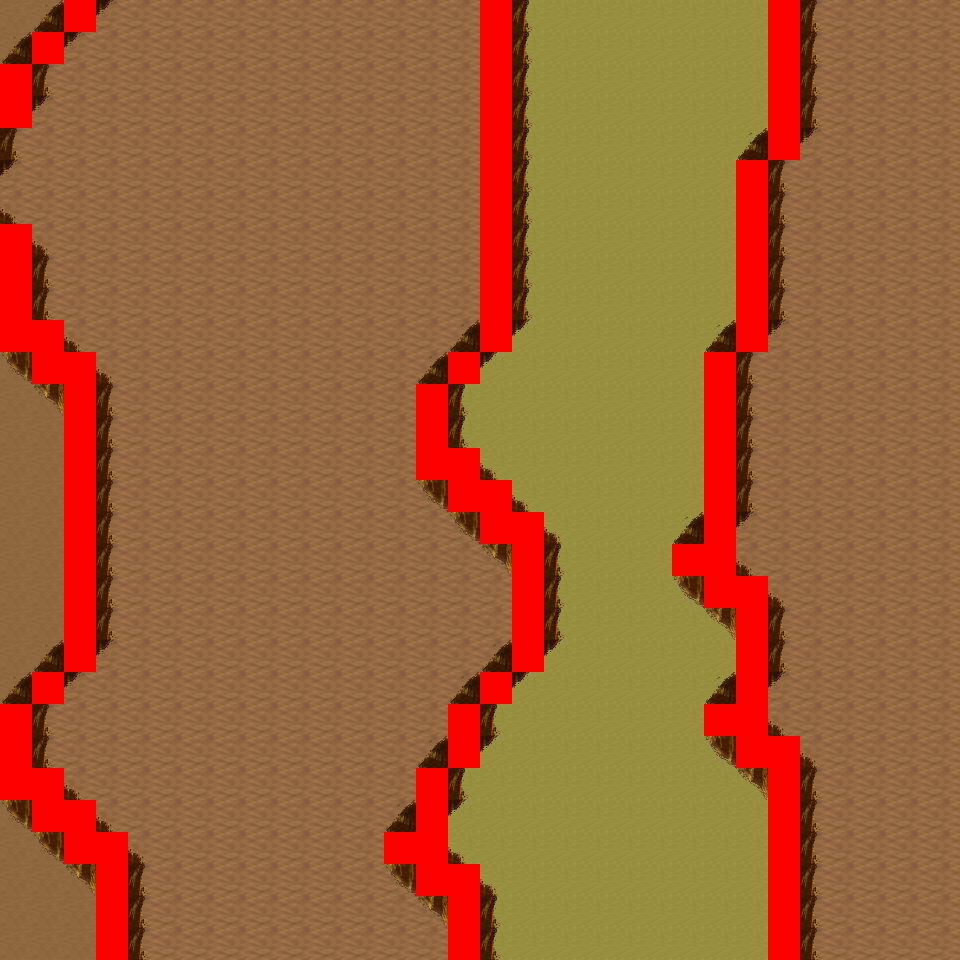

The image is a tile-based game level rendered from a .tmx file. Its description and source (layers, tilesets, objects; grid data summarised) follow:
An orthogonal 30x30 tile map with 32x32 px tiles, 6 tile layers (Ground, Object, Object2, Above, ...), 8 tilesets and 13 objects (13x mapExit).

<map version="1.0" orientation="orthogonal" renderorder="right-down" width="30" height="30" tilewidth="32" tileheight="32" nextobjectid="14">
  <tileset firstgid="1" name="tileset_logic_collision" tilewidth="32" tileheight="32" tilecount="1" columns="1">
    <image source="../drawable/tileset_logic_collision.png" width="32" height="32" />
  </tileset>
  <tileset firstgid="2" name="tileset_ground_ground" tilewidth="32" tileheight="32" tilecount="33" columns="3">
    <image source="../drawable/tileset_ground_ground.png" width="96" height="352" />
  </tileset>
  <tileset firstgid="35" name="tileset_ground_ridge_earth_pale" tilewidth="32" tileheight="32" tilecount="96" columns="12">
    <image source="../drawable/tileset_ground_ridge_earth_pale.png" width="384" height="256" />
  </tileset>
  <tileset firstgid="131" name="tileset_ground_ridge_earth_dark" tilewidth="32" tileheight="32" tilecount="96" columns="12">
    <image source="../drawable/tileset_ground_ridge_earth_dark.png" width="384" height="256" />
  </tileset>
  <tileset firstgid="227" name="tileset_terrain_desert" tilewidth="32" tileheight="32" tilecount="88" columns="8">
    <image source="../drawable/tileset_terrain_desert.png" width="256" height="352" />
  </tileset>
  <tileset firstgid="315" name="tileset_plant_tree_tree_darkgreen" tilewidth="32" tileheight="32" tilecount="88" columns="8">
    <image source="../drawable/tileset_plant_tree_tree_darkgreen.png" width="256" height="352" />
  </tileset>
  <tileset firstgid="403" name="tileset_plant_cactus_2" tilewidth="32" tileheight="32" tilecount="10" columns="5">
    <image source="../drawable/tileset_plant_cactus_2.png" width="160" height="64" />
  </tileset>
  <tileset firstgid="413" name="tileset_ground_sand_2" tilewidth="32" tileheight="32" tilecount="15" columns="5">
    <image source="../drawable/tileset_ground_sand_2.png" width="160" height="96" />
  </tileset>
  <layer name="Ground" width="30" height="30">
    <data>[900 cells, 900 non-empty, 3 distinct tile ids]</data>
  </layer>
  <layer name="Object" width="30" height="30">
    <data>[900 cells, 219 non-empty, 11 distinct tile ids]</data>
  </layer>
  <layer name="Object2" width="30" height="30">
    <data>[900 cells, 0 non-empty, 0 distinct tile ids]</data>
  </layer>
  <layer name="Above" width="30" height="30">
    <data>[900 cells, 0 non-empty, 0 distinct tile ids]</data>
  </layer>
  <layer name="Above2" width="30" height="30">
    <data>[900 cells, 0 non-empty, 0 distinct tile ids]</data>
  </layer>
  <layer name="Walkable" width="30" height="30">
    <data>[900 cells, 101 non-empty, 1 distinct tile ids]</data>
  </layer>
  <objectgroup name="MapEvents">
    <object id="1" name="north" type="mapExit" x="0" y="0" width="64" height="32">
      <properties>
        <property name="map" value="level_0_x1_y129" />
        <property name="x" value="0" />
        <property name="y" value="28" />
      </properties>
    </object>
    <object id="2" name="north2" type="mapExit" x="96" y="0" width="384" height="32">
      <properties>
        <property name="map" value="level_0_x1_y129" />
        <property name="x" value="3" />
        <property name="y" value="28" />
      </properties>
    </object>
    <object id="3" name="north3" type="mapExit" x="512" y="0" width="256" height="32">
      <properties>
        <property name="map" value="level_0_x1_y129" />
        <property name="x" value="16" />
        <property name="y" value="28" />
      </properties>
    </object>
    <object id="4" name="north4" type="mapExit" x="800" y="0" width="160" height="32">
      <properties>
        <property name="map" value="level_0_x1_y129" />
        <property name="x" value="25" />
        <property name="y" value="28" />
      </properties>
    </object>
    <object id="5" name="south" type="mapExit" x="0" y="928" width="96" height="32">
      <properties>
        <property name="map" value="level_0_x1_y131" />
        <property name="x" value="0" />
        <property name="y" value="1" />
      </properties>
    </object>
    <object id="6" name="south2" type="mapExit" x="128" y="928" width="320" height="32">
      <properties>
        <property name="map" value="level_0_x1_y131" />
        <property name="x" value="4" />
        <property name="y" value="1" />
      </properties>
    </object>
    <object id="7" name="south3" type="mapExit" x="480" y="928" width="288" height="32">
      <properties>
        <property name="map" value="level_0_x1_y131" />
        <property name="x" value="15" />
        <property name="y" value="1" />
      </properties>
    </object>
    <object id="8" name="south4" type="mapExit" x="800" y="928" width="160" height="32">
      <properties>
        <property name="map" value="level_0_x1_y131" />
        <property name="x" value="25" />
        <property name="y" value="1" />
      </properties>
    </object>
    <object id="9" name="west" type="mapExit" x="0" y="0" width="32" height="64">
      <properties>
        <property name="map" value="level_0_x0_y130" />
        <property name="x" value="28" />
        <property name="y" value="0" />
      </properties>
    </object>
    <object id="10" name="west2" type="mapExit" x="0" y="128" width="32" height="96">
      <properties>
        <property name="map" value="level_0_x0_y130" />
        <property name="x" value="28" />
        <property name="y" value="4" />
      </properties>
    </object>
    <object id="11" name="west3" type="mapExit" x="0" y="352" width="32" height="352">
      <properties>
        <property name="map" value="level_0_x0_y130" />
        <property name="x" value="28" />
        <property name="y" value="11" />
      </properties>
    </object>
    <object id="12" name="west4" type="mapExit" x="0" y="800" width="32" height="160">
      <properties>
        <property name="map" value="level_0_x0_y130" />
        <property name="x" value="28" />
        <property name="y" value="25" />
      </properties>
    </object>
    <object id="13" name="east" type="mapExit" x="928" y="0" width="32" height="960">
      <properties>
        <property name="map" value="level_0_x2_y130" />
        <property name="x" value="1" />
        <property name="y" value="0" />
      </properties>
    </object>
  </objectgroup>
</map>
